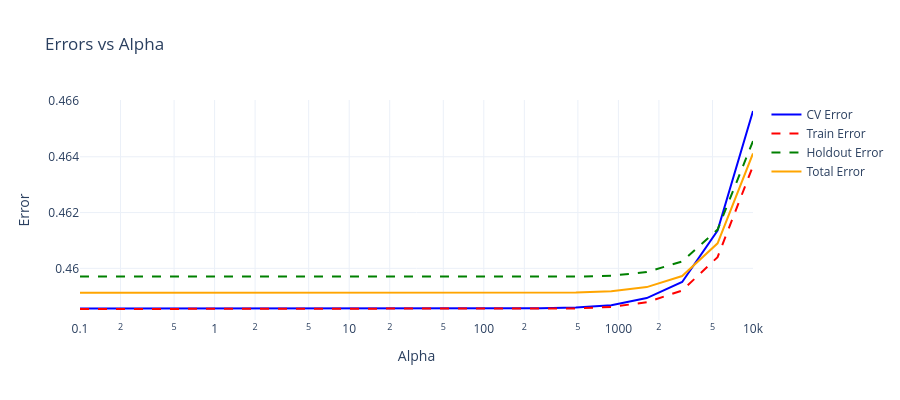
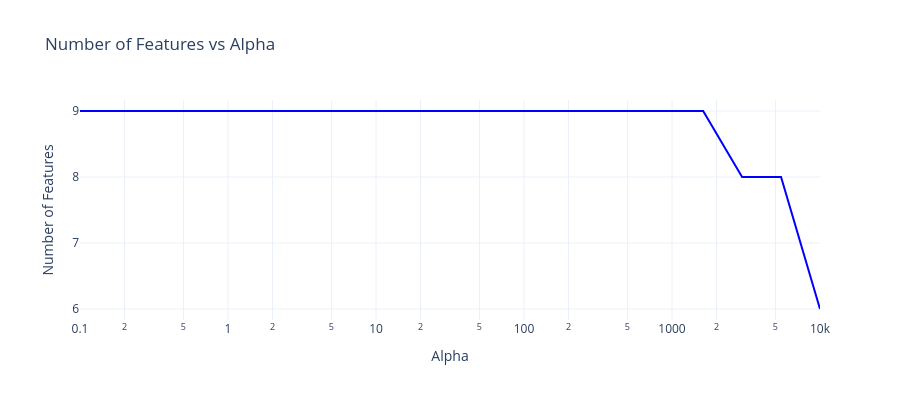
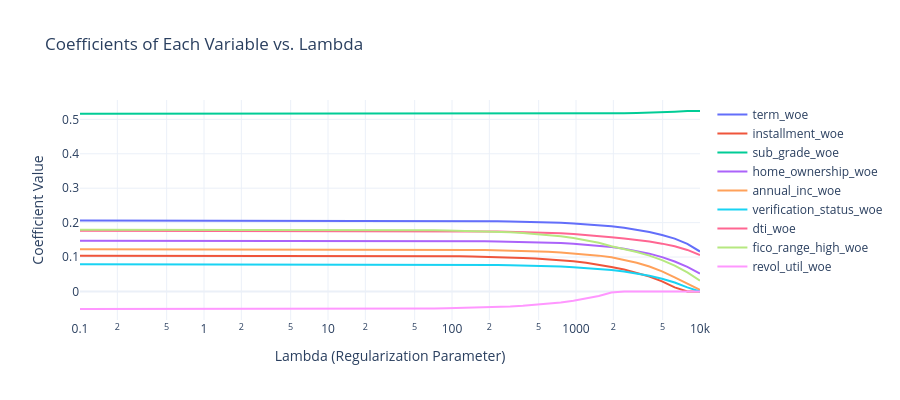
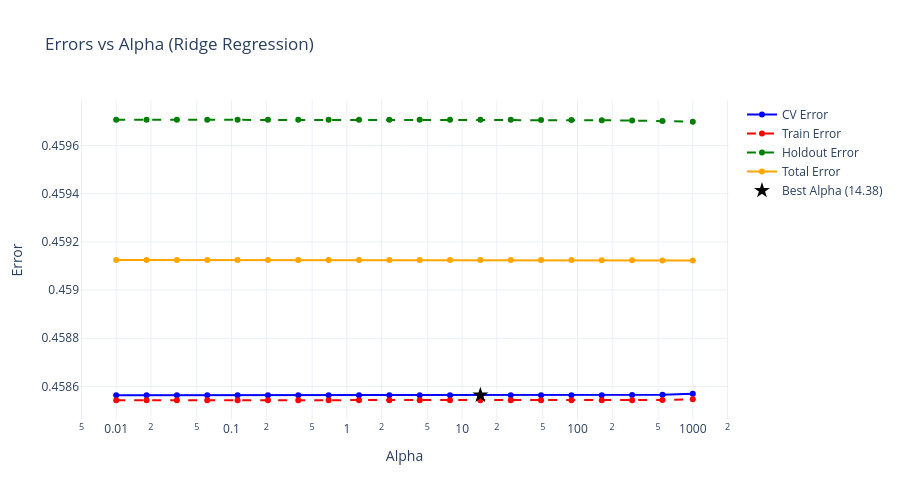

The cell these charts' notebook holds for them, in order:
### Code cell
# DATA LOADING
input_file_path = "\\train_df_woe.parquet" # add path
print(rf"Input File (Prepped Input Train Data): {input_file_path}")
train_input_df = pd.read_parquet(input_file_path)

input_file_path = "\\test_df_woe.parquet" # add path
print(rf"Input File (Prepped Input Train Data): {input_file_path}")
test_input_df = pd.read_parquet(input_file_path)

# CONFIGURATION
target_variable_str = 'default_flag'

# List of features excluding 'default_flag'
features = [
    'term_woe', 'installment_woe', 'sub_grade_woe', 'home_ownership_woe',
    'annual_inc_woe', 'verification_status_woe', 'dti_woe',
    'fico_range_high_woe', 'revol_util_woe'
]

# Generate all combinations of lengths 4, 3, and 2
all_combinations = (
    list(combinations(features, 4)) +
    list(combinations(features, 3)) +
    list(combinations(features, 2))
)

# Create the dictionary with model IDs as keys
model_id_to_independent_variables_mapping_dict = {
    f"model_{i+1}": list(combo) for i, combo in enumerate(all_combinations)
}

# LOGISTIC REGRESSION MODEL EXECUTION
# Store metrics for all models
metrics_list = []

for model_id, independent_variables_list in model_id_to_independent_variables_mapping_dict.items():
    print(f'--{model_id.replace("_", " ")}--')
    logistic_regression_model, X_train, y_train, X_test, y_test, output_train_input_df, output_test_input_df = LogisticRegressionModelBuilder(
        train_input_df, test_input_df, independent_variables_list, target_variable_str).run()

    y_true = y_test[target_variable_str]
    y_pred_prob = output_test_input_df['predicted_default_flag']
    y_pred = (y_pred_prob >= 0.5).astype(int)

    auc = roc_auc_score(y_true, y_pred_prob)
    acc = accuracy_score(y_true, y_pred)
    f1 = f1_score(y_true, y_pred)
    aic = logistic_regression_model.aic
    bic = logistic_regression_model.bic
    conf_matrix = confusion_matrix(y_true, y_pred).tolist()

    metrics_list.append({
        'model_id': model_id,
        'AUC': auc,
        'Accuracy': acc,
        'F1 Score': f1,
        'AIC': aic,
        'BIC': bic,
        'Confusion Matrix': conf_matrix
    })

# Convert to DataFrame
metrics_df = pd.DataFrame(metrics_list)

# Rank models
ranked_auc = metrics_df.sort_values(by='AUC', ascending=False)
ranked_accuracy = metrics_df.sort_values(by='Accuracy', ascending=False)
ranked_f1 = metrics_df.sort_values(by='F1 Score', ascending=False)
ranked_aic = metrics_df.sort_values(by='AIC', ascending=True)
ranked_bic = metrics_df.sort_values(by='BIC', ascending=True)

# Display top 5 models for each metric
print("Top 5 Models by AUC:\n", ranked_auc.head())
print("\nTop 5 Models by Accuracy:\n", ranked_accuracy.head())
print("\nTop 5 Models by F1 Score:\n", ranked_f1.head())
print("\nTop 5 Models by AIC (lower is better):\n", ranked_aic.head())
print("\nTop 5 Models by BIC (lower is better):\n", ranked_bic.head())

print('\n-Model:Test Data-')
print(output_test_input_df[['default_flag', 'predicted_default_flag']].agg('mean'))

print('\n--End Logistic Regression Model Build--\n')

# SAVE MODEL
output_folder_path = r"\AI_ML" #add path
output_file_path = os.path.join(output_folder_path, "logistic_model.pkl")
print(f"Output File (Logistic Regression Model): {output_file_path}")

# LASSO LOGISTIC REGRESSION EXECUTION
if __name__ == "__main__":
    # Initialize and run Lasso analysis
    lasso_builder = LassoLogisticRegressionBuilder(
        train_input_df, 
        test_input_df, 
        features, 
        target_variable_str,
        cv_folds=5
    )
    
    results_df, best_alpha, best_model = lasso_builder.run()
    lasso_builder.print_summary_table()
    
    # Get feature importance
    feature_importance = lasso_builder.get_feature_importance()
    print("\nFeature Importance (Best Model):")
    print(feature_importance)

# RIDGE LOGISTIC REGRESSION EXECUTION
if __name__ == "__main__":
    # Initialize and run Ridge analysis
    ridge_builder = RidgeLogisticRegressionBuilder(
        train_input_df, 
        test_input_df, 
        features, 
        target_variable_str,
        cv_folds=5
    )
    
    results_df, best_alpha, best_model = ridge_builder.run()
    ridge_builder.print_summary_table()
    
    # Get feature importance
    feature_importance = ridge_builder.get_feature_importance()
    print("\nFeature Importance (Best Ridge Model):")
    print(feature_importance)
    
    # Compare regularization effects
    ridge_builder.compare_regularization_effect()

### Figure 1 — Plotly figure (JSON) as saved in the notebook; plotly's stock layout.template omitted (floating-point values rounded to 4 significant figures)
{"data": [{"line": {"color": "blue", "width": 2}, "mode": "lines", "name": "CV Error", "type": "scatter", "x": [0.1, 0.1833, 0.336, 0.6158, 1.129, 2.069, 3.793, 6.952, 12.74, 23.36, 42.81, 78.48, 143.8, 263.7, 483.3, 885.9, 1624.0, 2976.0, 5456.0, 10000], "y": [0.4586, 0.4586, 0.4586, 0.4586, 0.4586, 0.4586, 0.4586, 0.4586, 0.4586, 0.4586, 0.4586, 0.4586, 0.4586, 0.4586, 0.4586, 0.4587, 0.4589, 0.4595, 0.4614, 0.4656]}, {"line": {"color": "red", "dash": "dash", "width": 2}, "mode": "lines", "name": "Train Error", "type": "scatter", "x": [0.1, 0.1833, 0.336, 0.6158, 1.129, 2.069, 3.793, 6.952, 12.74, 23.36, 42.81, 78.48, 143.8, 263.7, 483.3, 885.9, 1624.0, 2976.0, 5456.0, 10000], "y": [0.4585, 0.4585, 0.4585, 0.4585, 0.4585, 0.4585, 0.4585, 0.4585, 0.4585, 0.4585, 0.4585, 0.4585, 0.4585, 0.4585, 0.4586, 0.4586, 0.4588, 0.4592, 0.4604, 0.4637]}, {"line": {"color": "green", "dash": "dash", "width": 2}, "mode": "lines", "name": "Holdout Error", "type": "scatter", "x": [0.1, 0.1833, 0.336, 0.6158, 1.129, 2.069, 3.793, 6.952, 12.74, 23.36, 42.81, 78.48, 143.8, 263.7, 483.3, 885.9, 1624.0, 2976.0, 5456.0, 10000], "y": [0.4597, 0.4597, 0.4597, 0.4597, 0.4597, 0.4597, 0.4597, 0.4597, 0.4597, 0.4597, 0.4597, 0.4597, 0.4597, 0.4597, 0.4597, 0.4597, 0.4599, 0.4602, 0.4614, 0.4646]}, {"line": {"color": "orange", "width": 2}, "mode": "lines", "name": "Total Error", "type": "scatter", "x": [0.1, 0.1833, 0.336, 0.6158, 1.129, 2.069, 3.793, 6.952, 12.74, 23.36, 42.81, 78.48, 143.8, 263.7, 483.3, 885.9, 1624.0, 2976.0, 5456.0, 10000], "y": [0.4591, 0.4591, 0.4591, 0.4591, 0.4591, 0.4591, 0.4591, 0.4591, 0.4591, 0.4591, 0.4591, 0.4591, 0.4591, 0.4591, 0.4591, 0.4592, 0.4593, 0.4597, 0.4609, 0.4641]}], "layout": {"height": 400, "title": {"text": "Errors vs Alpha"}, "xaxis": {"title": {"text": "Alpha"}, "type": "log"}, "yaxis": {"title": {"text": "Error"}}}}

### Figure 2 — Plotly figure (JSON) as saved in the notebook; plotly's stock layout.template omitted (floating-point values rounded to 4 significant figures)
{"data": [{"line": {"color": "blue", "width": 2}, "mode": "lines", "name": "Number of Features", "type": "scatter", "x": [0.1, 0.1833, 0.336, 0.6158, 1.129, 2.069, 3.793, 6.952, 12.74, 23.36, 42.81, 78.48, 143.8, 263.7, 483.3, 885.9, 1624.0, 2976.0, 5456.0, 10000], "y": [9, 9, 9, 9, 9, 9, 9, 9, 9, 9, 9, 9, 9, 9, 9, 9, 9, 8, 8, 6]}], "layout": {"height": 400, "title": {"text": "Number of Features vs Alpha"}, "xaxis": {"title": {"text": "Alpha"}, "type": "log"}, "yaxis": {"title": {"text": "Number of Features"}}}}

### Figure 3 — Plotly figure (JSON) as saved in the notebook; plotly's stock layout.template omitted (floating-point values rounded to 4 significant figures)
{"data": [{"line": {"color": "#636EFA", "width": 2}, "mode": "lines", "name": "term_woe", "type": "scatter", "x": [0.1, 0.1265, 0.16, 0.2024, 0.256, 0.3237, 0.4095, 0.5179, 0.6551, 0.8286, 1.048, 1.326, 1.677, 2.121, 2.683, 3.393, 4.292, 5.429, 6.866, 8.685, 10.99, 13.89, 17.58, 22.23, 28.12, 35.56, 44.98, 56.9, 71.97, 91.03, 115.1, 145.6, 184.2, 233.0, 294.7, 372.8, 471.5, 596.4, 754.3, 954.1, 1207.0, 1526.0, 1931.0, 2442.0, 3089.0, 3907.0, 4942.0, 6251.0, 7906.0, 10000], "y": [0.2063, 0.2063, 0.2063, 0.2063, 0.2063, 0.2063, 0.2063, 0.2063, 0.2063, 0.2063, 0.2063, 0.2063, 0.2063, 0.2063, 0.2063, 0.2063, 0.2063, 0.2062, 0.2062, 0.2062, 0.2062, 0.2062, 0.2061, 0.2061, 0.206, 0.206, 0.2059, 0.2058, 0.2056, 0.2055, 0.2053, 0.205, 0.2046, 0.2042, 0.2036, 0.2029, 0.2021, 0.2009, 0.1995, 0.1978, 0.1955, 0.1927, 0.1892, 0.1848, 0.1794, 0.1726, 0.1641, 0.1534, 0.1382, 0.1161]}, {"line": {"color": "#EF553B", "width": 2}, "mode": "lines", "name": "installment_woe", "type": "scatter", "x": [0.1, 0.1265, 0.16, 0.2024, 0.256, 0.3237, 0.4095, 0.5179, 0.6551, 0.8286, 1.048, 1.326, 1.677, 2.121, 2.683, 3.393, 4.292, 5.429, 6.866, 8.685, 10.99, 13.89, 17.58, 22.23, 28.12, 35.56, 44.98, 56.9, 71.97, 91.03, 115.1, 145.6, 184.2, 233.0, 294.7, 372.8, 471.5, 596.4, 754.3, 954.1, 1207.0, 1526.0, 1931.0, 2442.0, 3089.0, 3907.0, 4942.0, 6251.0, 7906.0, 10000], "y": [0.104, 0.104, 0.104, 0.104, 0.104, 0.104, 0.104, 0.104, 0.104, 0.104, 0.104, 0.104, 0.1039, 0.1039, 0.1039, 0.1039, 0.1039, 0.1039, 0.1039, 0.1038, 0.1038, 0.1037, 0.1037, 0.1036, 0.1035, 0.1034, 0.1032, 0.103, 0.1027, 0.1024, 0.102, 0.1015, 0.1008, 0.09995, 0.09889, 0.09755, 0.09586, 0.09372, 0.09103, 0.08763, 0.08336, 0.07799, 0.07126, 0.06372, 0.05468, 0.04338, 0.02934, 0.01191, 0, 0]}, {"line": {"color": "#00CC96", "width": 2}, "mode": "lines", "name": "sub_grade_woe", "type": "scatter", "x": [0.1, 0.1265, 0.16, 0.2024, 0.256, 0.3237, 0.4095, 0.5179, 0.6551, 0.8286, 1.048, 1.326, 1.677, 2.121, 2.683, 3.393, 4.292, 5.429, 6.866, 8.685, 10.99, 13.89, 17.58, 22.23, 28.12, 35.56, 44.98, 56.9, 71.97, 91.03, 115.1, 145.6, 184.2, 233.0, 294.7, 372.8, 471.5, 596.4, 754.3, 954.1, 1207.0, 1526.0, 1931.0, 2442.0, 3089.0, 3907.0, 4942.0, 6251.0, 7906.0, 10000], "y": [0.5163, 0.5163, 0.5163, 0.5163, 0.5163, 0.5163, 0.5163, 0.5163, 0.5163, 0.5163, 0.5163, 0.5163, 0.5163, 0.5163, 0.5163, 0.5163, 0.5163, 0.5163, 0.5163, 0.5163, 0.5163, 0.5163, 0.5163, 0.5163, 0.5163, 0.5163, 0.5163, 0.5163, 0.5163, 0.5163, 0.5163, 0.5164, 0.5164, 0.5164, 0.5164, 0.5165, 0.5165, 0.5166, 0.5167, 0.5168, 0.517, 0.5172, 0.5175, 0.518, 0.5186, 0.5194, 0.5205, 0.5221, 0.524, 0.5243]}, {"line": {"color": "#AB63FA", "width": 2}, "mode": "lines", "name": "home_ownership_woe", "type": "scatter", "x": [0.1, 0.1265, 0.16, 0.2024, 0.256, 0.3237, 0.4095, 0.5179, 0.6551, 0.8286, 1.048, 1.326, 1.677, 2.121, 2.683, 3.393, 4.292, 5.429, 6.866, 8.685, 10.99, 13.89, 17.58, 22.23, 28.12, 35.56, 44.98, 56.9, 71.97, 91.03, 115.1, 145.6, 184.2, 233.0, 294.7, 372.8, 471.5, 596.4, 754.3, 954.1, 1207.0, 1526.0, 1931.0, 2442.0, 3089.0, 3907.0, 4942.0, 6251.0, 7906.0, 10000], "y": [0.1477, 0.1477, 0.1477, 0.1477, 0.1477, 0.1477, 0.1477, 0.1477, 0.1477, 0.1477, 0.1477, 0.1477, 0.1477, 0.1477, 0.1477, 0.1477, 0.1477, 0.1476, 0.1476, 0.1476, 0.1476, 0.1476, 0.1475, 0.1475, 0.1474, 0.1474, 0.1473, 0.1472, 0.147, 0.1468, 0.1466, 0.1463, 0.1459, 0.1455, 0.1449, 0.1441, 0.1432, 0.142, 0.1405, 0.1386, 0.1362, 0.1332, 0.1294, 0.1244, 0.1179, 0.1098, 0.09967, 0.08697, 0.07135, 0.05215]}, {"line": {"color": "#FFA15A", "width": 2}, "mode": "lines", "name": "annual_inc_woe", "type": "scatter", "x": [0.1, 0.1265, 0.16, 0.2024, 0.256, 0.3237, 0.4095, 0.5179, 0.6551, 0.8286, 1.048, 1.326, 1.677, 2.121, 2.683, 3.393, 4.292, 5.429, 6.866, 8.685, 10.99, 13.89, 17.58, 22.23, 28.12, 35.56, 44.98, 56.9, 71.97, 91.03, 115.1, 145.6, 184.2, 233.0, 294.7, 372.8, 471.5, 596.4, 754.3, 954.1, 1207.0, 1526.0, 1931.0, 2442.0, 3089.0, 3907.0, 4942.0, 6251.0, 7906.0, 10000], "y": [0.1226, 0.1226, 0.1226, 0.1226, 0.1226, 0.1226, 0.1226, 0.1226, 0.1226, 0.1226, 0.1226, 0.1226, 0.1226, 0.1226, 0.1226, 0.1226, 0.1225, 0.1225, 0.1225, 0.1225, 0.1225, 0.1224, 0.1224, 0.1223, 0.1223, 0.1222, 0.122, 0.1219, 0.1217, 0.1215, 0.1212, 0.1208, 0.1203, 0.1197, 0.119, 0.118, 0.1168, 0.1153, 0.1134, 0.111, 0.1079, 0.1041, 0.09933, 0.09248, 0.08355, 0.07237, 0.05842, 0.04105, 0.02249, 0.004876]}, {"line": {"color": "#19D3F3", "width": 2}, "mode": "lines", "name": "verification_status_woe", "type": "scatter", "x": [0.1, 0.1265, 0.16, 0.2024, 0.256, 0.3237, 0.4095, 0.5179, 0.6551, 0.8286, 1.048, 1.326, 1.677, 2.121, 2.683, 3.393, 4.292, 5.429, 6.866, 8.685, 10.99, 13.89, 17.58, 22.23, 28.12, 35.56, 44.98, 56.9, 71.97, 91.03, 115.1, 145.6, 184.2, 233.0, 294.7, 372.8, 471.5, 596.4, 754.3, 954.1, 1207.0, 1526.0, 1931.0, 2442.0, 3089.0, 3907.0, 4942.0, 6251.0, 7906.0, 10000], "y": [0.07877, 0.07877, 0.07877, 0.07877, 0.07877, 0.07877, 0.07877, 0.07877, 0.07877, 0.07876, 0.07876, 0.07876, 0.07876, 0.07875, 0.07875, 0.07874, 0.07873, 0.07872, 0.07871, 0.0787, 0.07868, 0.07865, 0.07862, 0.07858, 0.07853, 0.07846, 0.07838, 0.07828, 0.07815, 0.07798, 0.07777, 0.07751, 0.07717, 0.07675, 0.07622, 0.07554, 0.07469, 0.07361, 0.07226, 0.07055, 0.0684, 0.06569, 0.06228, 0.0579, 0.05237, 0.04546, 0.03683, 0.0261, 0.01189, 0]}, {"line": {"color": "#FF6692", "width": 2}, "mode": "lines", "name": "dti_woe", "type": "scatter", "x": [0.1, 0.1265, 0.16, 0.2024, 0.256, 0.3237, 0.4095, 0.5179, 0.6551, 0.8286, 1.048, 1.326, 1.677, 2.121, 2.683, 3.393, 4.292, 5.429, 6.866, 8.685, 10.99, 13.89, 17.58, 22.23, 28.12, 35.56, 44.98, 56.9, 71.97, 91.03, 115.1, 145.6, 184.2, 233.0, 294.7, 372.8, 471.5, 596.4, 754.3, 954.1, 1207.0, 1526.0, 1931.0, 2442.0, 3089.0, 3907.0, 4942.0, 6251.0, 7906.0, 10000], "y": [0.1763, 0.1763, 0.1763, 0.1763, 0.1763, 0.1763, 0.1763, 0.1763, 0.1763, 0.1763, 0.1763, 0.1763, 0.1763, 0.1763, 0.1763, 0.1763, 0.1763, 0.1762, 0.1762, 0.1762, 0.1762, 0.1762, 0.1761, 0.1761, 0.176, 0.1759, 0.1759, 0.1757, 0.1756, 0.1754, 0.1752, 0.1749, 0.1745, 0.174, 0.1734, 0.1726, 0.1717, 0.1705, 0.1689, 0.167, 0.1645, 0.1614, 0.1575, 0.154, 0.1501, 0.1451, 0.139, 0.1312, 0.1207, 0.1058]}, {"line": {"color": "#B6E880", "width": 2}, "mode": "lines", "name": "fico_range_high_woe", "type": "scatter", "x": [0.1, 0.1265, 0.16, 0.2024, 0.256, 0.3237, 0.4095, 0.5179, 0.6551, 0.8286, 1.048, 1.326, 1.677, 2.121, 2.683, 3.393, 4.292, 5.429, 6.866, 8.685, 10.99, 13.89, 17.58, 22.23, 28.12, 35.56, 44.98, 56.9, 71.97, 91.03, 115.1, 145.6, 184.2, 233.0, 294.7, 372.8, 471.5, 596.4, 754.3, 954.1, 1207.0, 1526.0, 1931.0, 2442.0, 3089.0, 3907.0, 4942.0, 6251.0, 7906.0, 10000], "y": [0.1794, 0.1794, 0.1794, 0.1794, 0.1794, 0.1794, 0.1794, 0.1794, 0.1794, 0.1794, 0.1794, 0.1794, 0.1794, 0.1794, 0.1794, 0.1793, 0.1793, 0.1793, 0.1793, 0.1792, 0.1792, 0.1791, 0.179, 0.1789, 0.1787, 0.1785, 0.1783, 0.178, 0.1776, 0.1771, 0.1765, 0.1758, 0.1748, 0.1736, 0.172, 0.17, 0.1676, 0.1644, 0.1605, 0.1555, 0.1492, 0.1413, 0.1314, 0.1232, 0.1147, 0.1042, 0.0911, 0.07496, 0.05536, 0.03163]}, {"line": {"color": "#FF97FF", "width": 2}, "mode": "lines", "name": "revol_util_woe", "type": "scatter", "x": [0.1, 0.1265, 0.16, 0.2024, 0.256, 0.3237, 0.4095, 0.5179, 0.6551, 0.8286, 1.048, 1.326, 1.677, 2.121, 2.683, 3.393, 4.292, 5.429, 6.866, 8.685, 10.99, 13.89, 17.58, 22.23, 28.12, 35.56, 44.98, 56.9, 71.97, 91.03, 115.1, 145.6, 184.2, 233.0, 294.7, 372.8, 471.5, 596.4, 754.3, 954.1, 1207.0, 1526.0, 1931.0, 2442.0, 3089.0, 3907.0, 4942.0, 6251.0, 7906.0, 10000], "y": [-0.05094, -0.05094, -0.05094, -0.05094, -0.05094, -0.05093, -0.05093, -0.05093, -0.05093, -0.05092, -0.05092, -0.05091, -0.0509, -0.05089, -0.05088, -0.05086, -0.05084, -0.05081, -0.05077, -0.05073, -0.05067, -0.0506, -0.05051, -0.05039, -0.05024, -0.05006, -0.04982, -0.04953, -0.04915, -0.04868, -0.04807, -0.04732, -0.04636, -0.04514, -0.04361, -0.04167, -0.03921, -0.03611, -0.0322, -0.02725, -0.021, -0.01311, -0.003143, 0, 0, 0, 0, 0, 0, 0]}], "layout": {"height": 400, "title": {"text": "Coefficients of Each Variable vs. Lambda"}, "xaxis": {"title": {"text": "Lambda (Regularization Parameter)"}, "type": "log"}, "yaxis": {"title": {"text": "Coefficient Value"}}}}

### Figure 4 — Plotly figure (JSON) as saved in the notebook; plotly's stock layout.template omitted (floating-point values rounded to 4 significant figures)
{"data": [{"line": {"color": "blue", "width": 2}, "marker": {"size": 6}, "mode": "lines+markers", "name": "CV Error", "type": "scatter", "x": [0.01, 0.01833, 0.0336, 0.06158, 0.1129, 0.2069, 0.3793, 0.6952, 1.274, 2.336, 4.281, 7.848, 14.38, 26.37, 48.33, 88.59, 162.4, 297.6, 545.6, 1000], "y": [0.4586, 0.4586, 0.4586, 0.4586, 0.4586, 0.4586, 0.4586, 0.4586, 0.4586, 0.4586, 0.4586, 0.4586, 0.4586, 0.4586, 0.4586, 0.4586, 0.4586, 0.4586, 0.4586, 0.4586]}, {"line": {"color": "red", "dash": "dash", "width": 2}, "marker": {"size": 6}, "mode": "lines+markers", "name": "Train Error", "type": "scatter", "x": [0.01, 0.01833, 0.0336, 0.06158, 0.1129, 0.2069, 0.3793, 0.6952, 1.274, 2.336, 4.281, 7.848, 14.38, 26.37, 48.33, 88.59, 162.4, 297.6, 545.6, 1000], "y": [0.4585, 0.4585, 0.4585, 0.4585, 0.4585, 0.4585, 0.4585, 0.4585, 0.4585, 0.4585, 0.4585, 0.4585, 0.4585, 0.4585, 0.4585, 0.4585, 0.4585, 0.4585, 0.4585, 0.4585]}, {"line": {"color": "green", "dash": "dash", "width": 2}, "marker": {"size": 6}, "mode": "lines+markers", "name": "Holdout Error", "type": "scatter", "x": [0.01, 0.01833, 0.0336, 0.06158, 0.1129, 0.2069, 0.3793, 0.6952, 1.274, 2.336, 4.281, 7.848, 14.38, 26.37, 48.33, 88.59, 162.4, 297.6, 545.6, 1000], "y": [0.4597, 0.4597, 0.4597, 0.4597, 0.4597, 0.4597, 0.4597, 0.4597, 0.4597, 0.4597, 0.4597, 0.4597, 0.4597, 0.4597, 0.4597, 0.4597, 0.4597, 0.4597, 0.4597, 0.4597]}, {"line": {"color": "orange", "width": 2}, "marker": {"size": 6}, "mode": "lines+markers", "name": "Total Error", "type": "scatter", "x": [0.01, 0.01833, 0.0336, 0.06158, 0.1129, 0.2069, 0.3793, 0.6952, 1.274, 2.336, 4.281, 7.848, 14.38, 26.37, 48.33, 88.59, 162.4, 297.6, 545.6, 1000], "y": [0.4591, 0.4591, 0.4591, 0.4591, 0.4591, 0.4591, 0.4591, 0.4591, 0.4591, 0.4591, 0.4591, 0.4591, 0.4591, 0.4591, 0.4591, 0.4591, 0.4591, 0.4591, 0.4591, 0.4591]}, {"marker": {"color": "black", "size": 12, "symbol": "star"}, "mode": "markers", "name": "Best Alpha (14.38)", "type": "scatter", "x": [14.38], "y": [0.4586]}], "layout": {"height": 500, "title": {"text": "Errors vs Alpha (Ridge Regression)"}, "xaxis": {"title": {"text": "Alpha"}, "type": "log"}, "yaxis": {"title": {"text": "Error"}}}}
